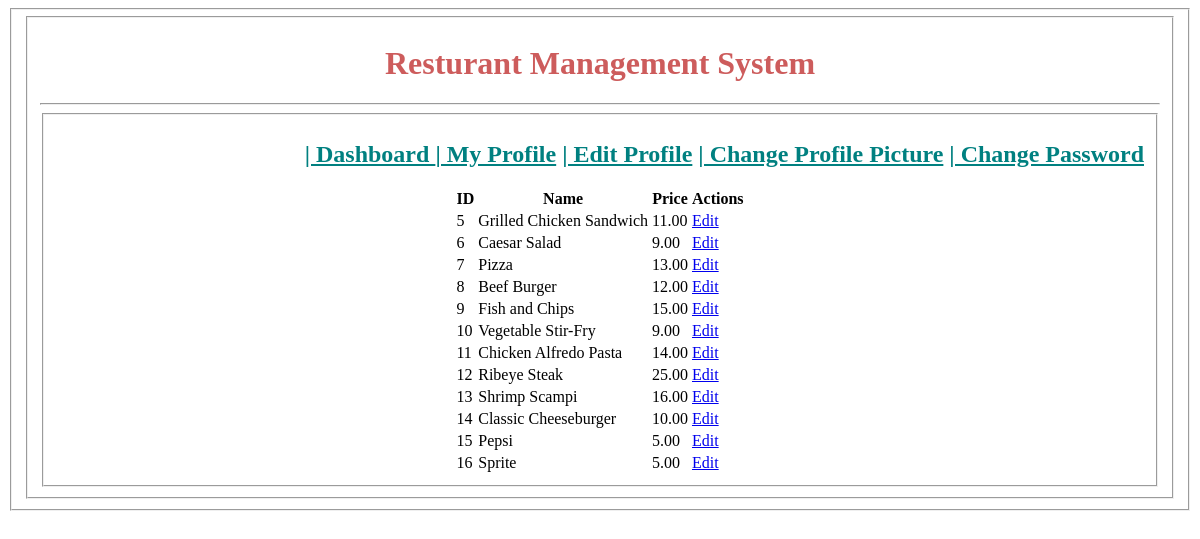
The page /view_product.php on the database its author committed.
### tables this page shows
CREATE TABLE `products` (
  `id` int(6) UNSIGNED NOT NULL,
  `name` varchar(50) NOT NULL,
  `price` decimal(10,2) NOT NULL,
  `created_at` timestamp NOT NULL DEFAULT current_timestamp(),
  `updated_at` timestamp NOT NULL DEFAULT current_timestamp() ON UPDATE current_timestamp()
);

### view_product.php (the view, shortened to what this page needs)
<!DOCTYPE html>
<html>
<fieldset>
     <head>
         <link rel="stylesheet" href="style.css">
     </head>
     <body>
    <fieldset>
     <div>
        <p><h1 align="center">
           <span style="color:indianred"> Resturant Management System </span>
           </h1>
        </p>
        <hr>
    </div>
    <div>
        <fieldset>
                <h2 align="right">
                    <a style ="color:teal;" href="Dashboard.php"> | Dashboard </a>
                    <a style ="color:teal;" href= "My Profile.php"> | My Profile</a>
                    <a style ="color:teal;" href="EditProfile.php"> | Edit Profile</a>
                    <a style ="color:teal;" href="Change Profile Picture Form.php"> | Change Profile Picture</a>
                    <a style ="color:teal;" href="Changepass.php"> | Change Password</a>
                </h2>
<div align="center">
<?php
include_once("db.php");
$sql = "SELECT * FROM products";
$result = $conn->query($sql);
if ($result->num_rows > 0) {
  echo "<table>";
  echo "<tr><th>ID</th><th>Name</th><th>Price</th><th>Actions</th></tr>";
  while ($row = $result->fetch_assoc()) {
    echo "<tr>";
    echo "<td>" . $row["id"] . "</td>";
    echo "<td>" . $row["name"] . "</td>";
    echo "<td>" . $row["price"] . "</td>";
    echo "<td><a href='edit_product.php?id=" . $row["id"] . "'>Edit</a></td>";
    echo "</tr>";
  }
  echo "</table>";
} else {
  echo "No products found.";
}
?>
</div>

### rows shown on the page
products: id "5", name "Grilled Chicken Sandwich", price "11.00"
products: id "6", name "Caesar Salad", price "9.00"
products: id "7", name "Pizza", price "13.00"
products: id "8", name "Beef Burger", price "12.00"
products: id "9", name "Fish and Chips", price "15.00"
products: id "10", name "Vegetable Stir-Fry", price "9.00"
products: id "11", name "Chicken Alfredo Pasta", price "14.00"
products: id "12", name "Ribeye Steak", price "25.00"
products: id "13", name "Shrimp Scampi", price "16.00"
products: id "14", name "Classic Cheeseburger", price "10.00"
products: id "15", name "Pepsi", price "5.00"
products: id "16", name "Sprite", price "5.00"
